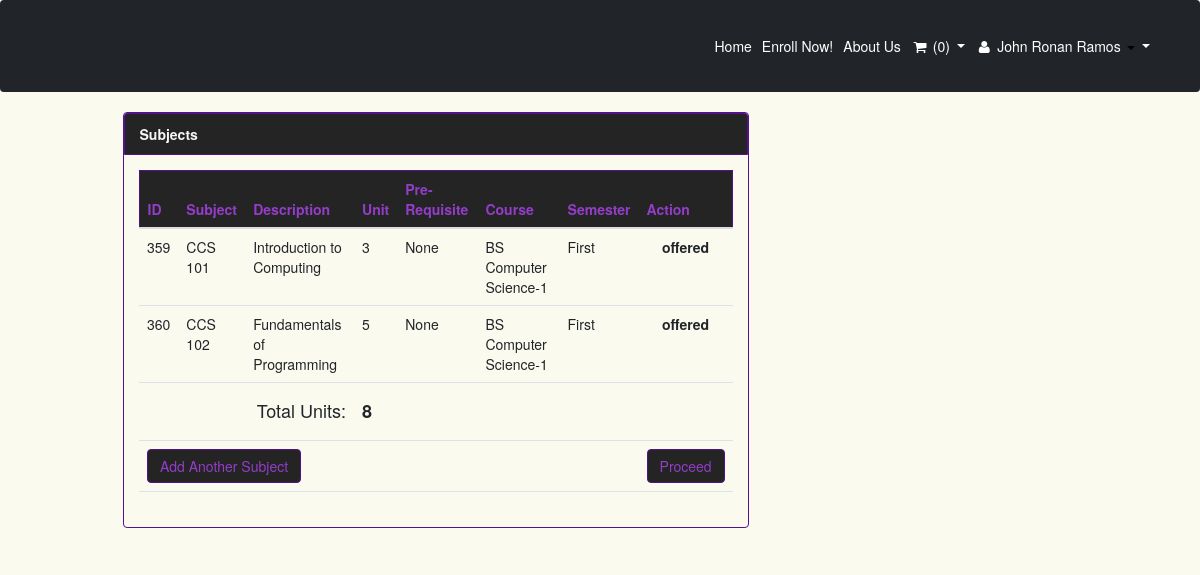
/index.php?q=cart (signed in), run on the app's committed database.
### tables this page shows
CREATE TABLE `tblstudent` (
  `S_ID` int(11) NOT NULL,
  `IDNO` int(20) NOT NULL,
  `FNAME` varchar(40) NOT NULL,
  `LNAME` varchar(40) NOT NULL,
  `MNAME` varchar(40) NOT NULL,
  `SEX` varchar(10) NOT NULL DEFAULT 'Male',
  `BDAY` date NOT NULL,
  `BPLACE` text NOT NULL,
  `STATUS` varchar(30) NOT NULL,
  `AGE` int(30) NOT NULL,
  `NATIONALITY` varchar(40) NOT NULL,
  `RELIGION` varchar(255) NOT NULL,
  `CONTACT_NO` varchar(40) NOT NULL,
  `HOME_ADD` text NOT NULL,
  `ACC_USERNAME` varchar(255) NOT NULL,
  `ACC_PASSWORD` text NOT NULL,
  `student_status` text NOT NULL,
  `YEARLEVEL` int(11) NOT NULL,
  `STUDSECTION` int(11) NOT NULL,
  `COURSE_ID` int(11) NOT NULL,
  `STUDPHOTO` varchar(255) NOT NULL,
  `SEMESTER` varchar(30) NOT NULL,
  `SYEAR` varchar(30) NOT NULL,
  `NewEnrollees` tinyint(1) NOT NULL
);

CREATE TABLE `subject` (
  `SUBJ_ID` int(11) NOT NULL,
  `SUBJ_CODE` varchar(30) NOT NULL,
  `SUBJ_DESCRIPTION` varchar(255) NOT NULL,
  `UNIT` int(2) NOT NULL,
  `PRE_REQUISITE` varchar(30) NOT NULL DEFAULT 'None',
  `COURSE_ID` int(11) NOT NULL,
  `AY` varchar(30) NOT NULL,
  `SEMESTER` varchar(20) NOT NULL,
  `PreTaken` tinyint(1) NOT NULL
);

CREATE TABLE `course` (
  `COURSE_ID` int(11) NOT NULL,
  `COURSE_NAME` varchar(30) NOT NULL,
  `COURSE_LEVEL` varchar(50) NOT NULL DEFAULT '1',
  `COURSE_MAJOR` varchar(30) NOT NULL DEFAULT 'None',
  `COURSE_DESC` varchar(255) NOT NULL,
  `DEPT_ID` int(11) NOT NULL,
  `SETSEMESTER` varchar(90) NOT NULL
);

### index.php (called while the page is built, shortened)
<?php
require_once ("include/initialize.php");
$view = (isset($_GET['q']) && $_GET['q'] != '') ? $_GET['q'] : '';
switch ($view) {
	case 'cart' :
        $title="Subjects";
		break;
}
require_once("theme/templates.php");
?>

### include/database.php (called while the page is built, shortened)
<?php
class Database {
	var $sql_string = '';
	public $conn;
	public function open_connection() {
		$this->conn = mysqli_connect(server,user,pass);
		if(!$this->conn){
			echo "Problem in database connection! Contact administrator!";
			exit();
		}else{
			$db_select = mysqli_select_db($this->conn,database_name);
		}
	}
	function setQuery($sql='') {
		$this->sql_string=$sql;
	}
	function executeQuery() {
		$result = mysqli_query($this->conn,$this->sql_string);
		return $result;
	}
	private function confirm_query($result) {
		return $result;
	}
	function loadResultList( $key='' ) {
		$cur = $this->executeQuery();
		$array = array();
		while ($row = mysqli_fetch_object($cur)) {
			if ($key) {
				$array[$row->$key] = $row;
			} else {
				$array[] = $row;
			}
		}
		return $array;
	}
	function loadSingleResult() {
		$cur = $this->executeQuery();
		while ($row = mysqli_fetch_object($cur)) {
		return $data = $row;
		}
	}
}
$mydb = new Database();
?>

### include/students.php (called while the page is built, shortened)
<?php
require_once(LIB_PATH.DS.'database.php');
class Student {
	protected static  $tblname = "tblstudent";
	function single_student($id=""){
			global $mydb;
			$mydb->setQuery("SELECT * FROM ".self::$tblname."
				Where IDNO= '{$id}' LIMIT 1");
			$cur = $mydb->loadSingleResult();
			return $cur;
	}
}
?>

### cart.php (the view, shortened to what this page needs)
<form action="index.php?q=subject" method="POST">
  <table class="table table-hover">
    <thead>
      <tr bgcolor="#242424" style="color:#933DC9; border: 1px solid #53118F;">
        <th>ID</th>
        <th>
          Subject
        </th>
        <th>Description</th>
        <th>Unit</th>
        <th>Pre-Requisite</th>
        <th>Course</th>
        <th>Semester</th>
        <th width="10%">Action</th>
      </tr>
    </thead>
    <tbody>
      <?php
       $totunits = 0;
       $query = "SELECT * FROM tblstudent s, course c WHERE s.COURSE_ID=c.COURSE_ID AND IDNO=" . $_SESSION['IDNO'];
       $result = mysqli_query($mydb->conn, $query) or die(mysqli_error(mydb->conn));
       $row = mysqli_fetch_assoc($result);
       $query = "SELECT *
        FROM `subject` s, `course` c WHERE s.COURSE_ID=c.COURSE_ID
        AND COURSE_NAME='" . $row['COURSE_NAME'] . "' AND COURSE_LEVEL=" . $row['YEARLEVEL'] . "
        AND  SEMESTER ='" . $_SESSION['SEMESTER'] . "' AND
        NOT FIND_IN_SET(  `PRE_REQUISITE` , (
        SELECT GROUP_CONCAT(SUBJ_CODE SEPARATOR ',') FROM tblstudent s,grades g,subject sub
        WHERE s.IDNO=g.IDNO AND g.SUBJ_ID=sub.SUBJ_ID
        AND  s.IDNO =" . $_SESSION['IDNO'] . ")
        )";
       $mydb->setQuery($query);
       $cur = $mydb->loadResultList();
       foreach ($cur as $result) {
         echo '<tr>';
         echo '<td>' . $result->SUBJ_ID . '</a></td>';
         echo '<td>' . $result->SUBJ_CODE . '</td>';
         echo '<td>' . $result->SUBJ_DESCRIPTION . '</td>';
         echo '<td>' . $result->UNIT . '</a></td>';
         echo '<td>' . $result->PRE_REQUISITE . '</td>';
         echo '<td>' . $result->COURSE_NAME . '-'.$result->COURSE_LEVEL.'</td>';
         echo '<td>' . $result->SEMESTER . '</td>';
         echo '<td align="center" ><label>offered</label> </td>';
         echo '</tr>';
         $totunits +=  $result->UNIT;
       }
       ?>
    </tbody>
    <tfoot>
      <?php
       if ($totunits > 0) {
         echo '<tr>
          <td colspan="3"><h4 align="right">Total Units:</h4></td>
          <td colspan="6">
            <h4><b> ' . $totunits  . '</b></h4>
           </td>
           </tr>
           <tr>
           <td colspan="7">
             <a href="index.php?q=subjectlist" class="btn btn-success btn-md" name="submit" type="submit">Add Another Subject</a>
           </td>
           <td >
             <button class="btn btn-success btn-md" name="btnCartSubmit" type="submit">Proceed</button>
           </td>
            </tr>';
       }
       ?>
    </tfoot>
  </table>
</form>

### theme/templates.php (shortened to what this page needs)
<!DOCTYPE html>
<html lang="en">
    <head>
        <link href="<?php echo web_root; ?>css/styles.css" rel="stylesheet" />
        <link href="<?php echo web_root; ?>css/bootstrap.min.css" rel="stylesheet">
        <link href="<?php echo web_root; ?>font/css/font-awesome.min.css" rel="stylesheet" type="text/css">
    </head>
    <body>
        <nav class="navbar navbar-expand-lg navbar-dark bg-dark">
            <div class="container">
                <a class="navbar-brand" href="#"><img src="img/UCC.png" height="50px"> University of Caloocan City</a>
                <div class="collapse navbar-collapse" id="navbarSupportedContent">
                    <ul class="navbar-nav ms-auto mb-2 mb-lg-0">
                      <li class="nav-item <?php echo (isset($_GET['q']) && $_GET['q']=='') ? "active" : false;?> ">
                        <a class="nav-link active" aria-current="page"href="<?php echo web_root.'index.php'; ?>">Home</a>
                      </li>
                      <li class="nav-item <?php echo (isset($_GET['q']) && ($_GET['q']=='enrol' || $_GET['q']=='subject')) ? "active" : false;?>" >
                        <a class="nav-link active" aria-current="page" href="<?php echo web_root.'index.php?q=enrol'; ?>">Enroll Now!</a>
                      </li>
                      <li class="nav-item <?php echo (isset($_GET['q']) && $_GET['q']=='about') ? "active" : false;?> ">
                        <a class="nav-link active" aria-current="page" href="<?php echo web_root.'index.php?q=about';  ?>">About Us</a>
                      </li>
                      <?php if (isset($_SESSION['IDNO']) ){
$student = New Student();
$singlestudent = $student->single_student($_SESSION['IDNO']);
if ($singlestudent->student_status=='New' || $singlestudent->student_status=='Regular' || $singlestudent->student_status=='Regular') {
?>
<li class="nav-item dropdown">
<a class="nav-link dropdown-toggle" id="navbarDropdown" data-toggle="tooltip" data-placement="bottom"  title="Subject to be taken"  href="<?php echo web_root.'index.php?q=cart';  ?>">
 <i class="fa fa-shopping-cart fa-fw"> </i> <?php echo  isset($cart) ? $cart : "(0)" ; ?>
</a>
</li>
<?php
}
?>
<li class="nav-item dropdown">
 <a class="nav-link dropdown-toggle" id="navbarDropdown" data-toggle="dropdown" href="#" aria-expanded="false">
    <i class="fa fa-user fa-fw"></i>
      <?php echo $singlestudent->FNAME. ' ' . $singlestudent->LNAME ; ?>
    <i class="caret"> </i>
 </a>
</li>
<?php  } else{?>
<li  class="nav-item"><a class="nav-link active" aria-current="page" data-toggle="tooltip" data-placement="left" title="Enrol Now" href="<?php echo web_root.'index.php?q=enrol'; ?>">Log In</a></li>
<?php } ?>
                    </ul>
                </div>
            </div>
        </nav>
        <div class="col-md-10 col-md-push-1 ">
        <div class="row">
          <div id="page-wrapper">
               <?php
          if($title=='Profile'){
                require_once $content;
              }else{
?>
              <div class="col-lg-8">
                <div class="panel panel-default">
                  <div class="panel-heading" style="background-color:#242424; color:#f5f5f5; border: 1px solid #53118F">
                  <b><?php
                  echo  $title . (isset($_GET['category']) ?  '  |  ' .$_GET['category'] : '' )?> </b>
                  </div>
                  <div class="panel-body">
                    <?php require_once $content; ?>
                  </div>
              </div>
          </div>
           <div class="col-lg-4">
             </div>
        </div>
        <?php }
?>
       </div>
      </div>
    </body>
</html>

### data on the page
tblstudent: FNAME "John Ronan", LNAME "Ramos"
subject: SUBJ_ID "359", SUBJ_CODE "CCS 101", SUBJ_DESCRIPTION "Introduction to Computing", UNIT "3", PRE_REQUISITE "None", COURSE_ID.COURSE_NAME "BS Computer Science", COURSE_ID.COURSE_LEVEL "1", SEMESTER "First"
subject: SUBJ_ID "360", SUBJ_CODE "CCS 102", SUBJ_DESCRIPTION "Fundamentals of Programming", UNIT "5", PRE_REQUISITE "None", COURSE_ID.COURSE_NAME "BS Computer Science", COURSE_ID.COURSE_LEVEL "1", SEMESTER "First"

### other printed values
$title "Subjects"
$totunits "8"
